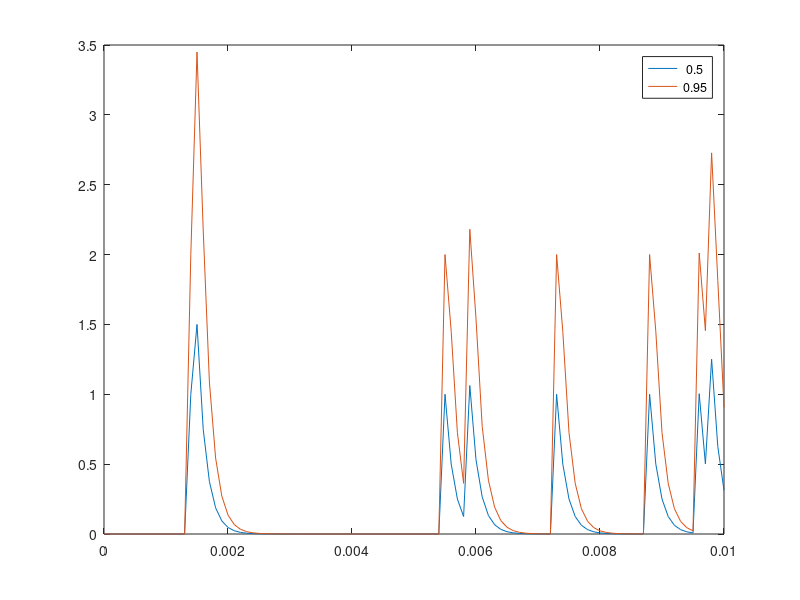

Write MATLAB code to recreate this figure.
%% Autoregressive Model for Calcium Dynamics
% Explain what an autoregressive model is and how this applies

%% Generate spikes from exponential distribution
rate = 1000; % spike rate (Hz)
dur = .01; % duration of trial (s)
dt = 0.0001; % time step (s)
T = (0:dt:dur);

spikes = zeros(dur/dt+1,1);

% Generating spikes from a exponential distribution
for t=1:length(T)
    if (rate*dt)>=rand
        spikes(t) = 1;
    end
end

%% Applying the AR model to Action Potentials
% Before implementing the calculation, consider what each of the parameters
% in the model does. Look again at the AR model.
%%
% $c(t) = \sum_{j=1}^p\gamma_jc(t-j)+s(t)$ 
%%
% Consider the following for $p=1$:
% * What does the parameter $\gamma_1$ represent? 
% * How do changes to $\gamma_1$ affect the calcium signal? 
% * What are reasonable values for this parameter?
%%
% Look at what happens when we vary $\gamma_1$:
P = 1;
Gamma = (.5:.05:.99);
calcium = zeros(length(spikes),numel(Gamma));
for g = 1:numel(Gamma)
    gamma = Gamma(g);
    for t = 2:length(spikes)
        for p = 1:P
            calcium(t,g) = calcium(t) + gamma(p)*calcium(t-p)+spikes(t);
        end
    end
    plot((0:dt:dur),calcium(:,g)+2*g); hold on
end
hold off;
legend(num2str(Gamma'))
%%
% Can you tell what's happening?
% What if we overlay the plots of the calcium signal with the highest and
% lowest values of $\gamma$.
plot((0:dt:dur),calcium(:,[1,g]))
legend(num2str(Gamma([1,g])'))